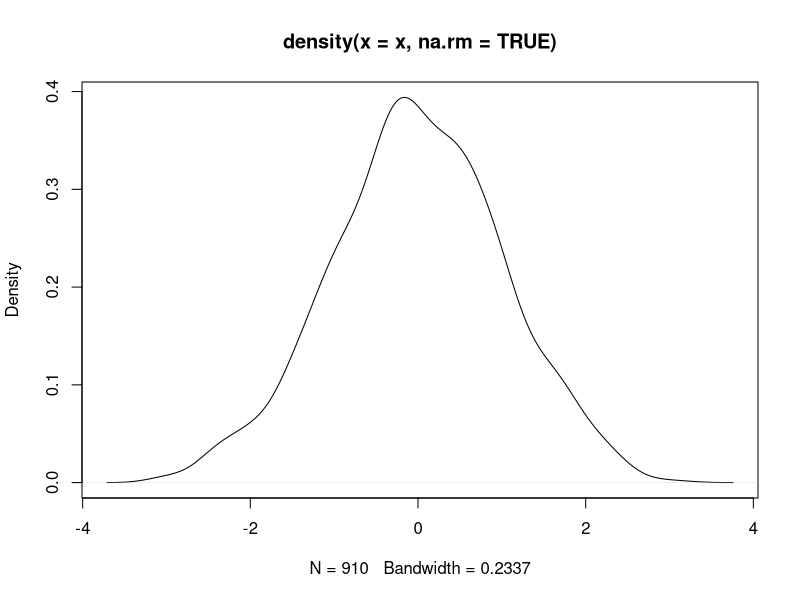
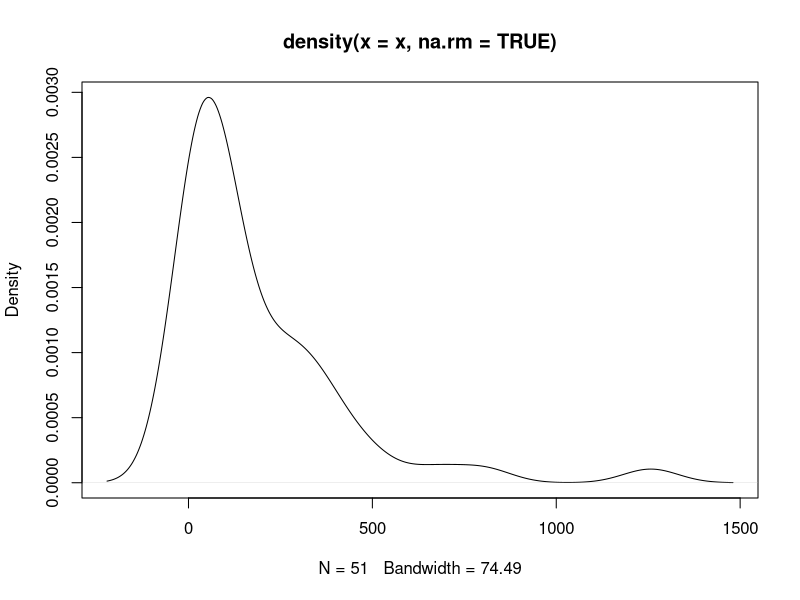
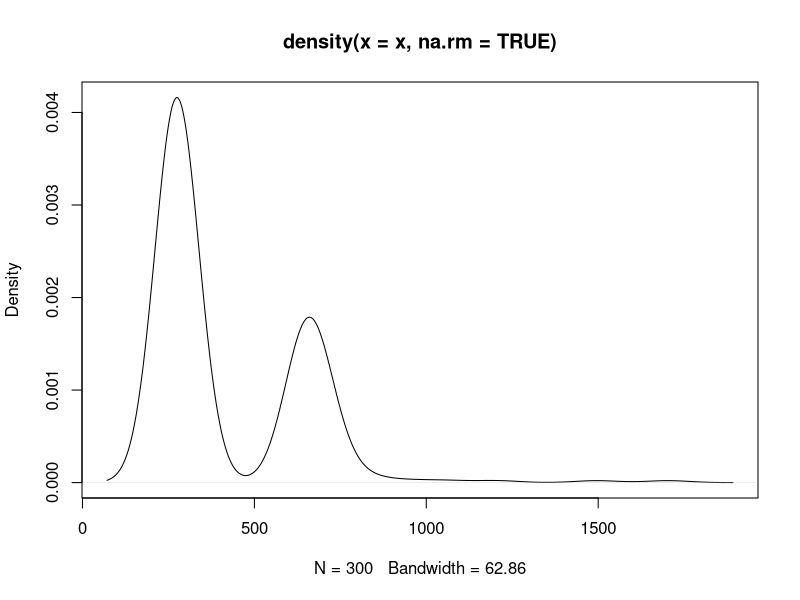
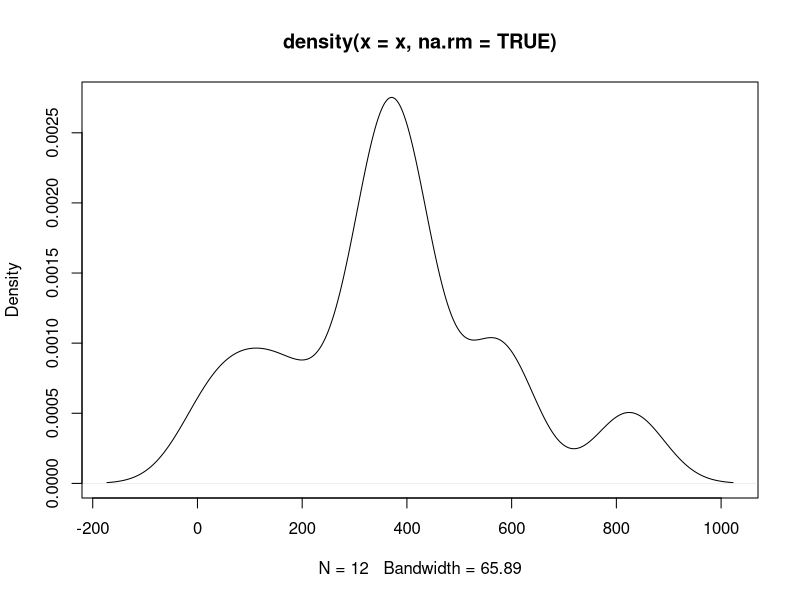

Here is the R script that generated these plots, in order:
## ---- chunk 1
knitr::opts_chunk$set(echo = TRUE)
## ---- chunk 2
x<-1
y<-c("A","B")
z<-matrix(5,2,2)
f<-function(x) x^2
t<-list(x,y,z)
mylist<-list(x,y,z,t,f)
str(mylist)
names(mylist)<-c("x","y","z","t","f")
mylist[[1]]## đang ở dang list
mylist$x
mylist$f(mylist$z)

f1<-function(x) exp(x)
mylist1<-c(mylist,f1)
names(mylist1)<-c("x","y","z","t","f","f1")
mylist1$f1(mylist1$z)
## ---- chunk 3
mysumm<-function(x){
  x0<-paste0(round(sum(is.na(x))/length(x)*100,0),"%")
  x1<-mean(x,na.rm = TRUE)
  x2<-sd(x,na.rm = TRUE)
  x3<-list(min(x,na.rm = TRUE),quantile(x,0.25,na.rm = TRUE),quantile(x,0.5,na.rm = TRUE),quantile(x,0.75,na.rm = TRUE),max(x,na.rm = TRUE))
  x4<-plot(density(x,na.rm = TRUE))
  mylist<-c(x0,x1,x2,x3,x4)
  names(mylist)<-c("Number NA","mean","sd","quantile")
  return(mylist)
          
}
set.seed(1) 
y<-rnorm(1000,0,1)
t<-sample(1:1000,90,replace = FALSE)
y[t]<-NA
result<-mysumm(y)
result
## ---- chunk 4
library(dslabs)
re<-mysumm(murders$total)
str(re)
## ---- chunk 5
re<-mysumm(greenhouse_gases$concentration) # nồng độ của ba loại khí co2,metan,nito trong 2000 năm
re<-mysumm(admissions$applicants) # dữ liệu tuyển sinh của sáu chuyên ngành vào 1973
## ---- chunk 6
## Bộ dữ liệu chuẩn đoán ung thư vú với 569 quan sát trong đó các biến giải thích bao gồm mean,sd,giá trị xấu nhất của 10 đặc điểm hạt nhân
cancer<-brca$y
data_brca<-data.frame(cancer,brca$x)
data_brca
## ---- chunk 7
set.seed(1)
# chia tệp số liệu 
# chia tẹp dữ liệu cho phép đánh giá hiệu suất của mô hình trên dữ liệu mà chưa từng thấy trước đây
library(caTools)
library(caret)
split=sample.split(data_brca,SplitRatio = 0.8)
train.set=subset(data_brca,split==TRUE)
#summary(train.set)
test.set=subset(data_brca,split==FALSE)
## ---- chunk 8
